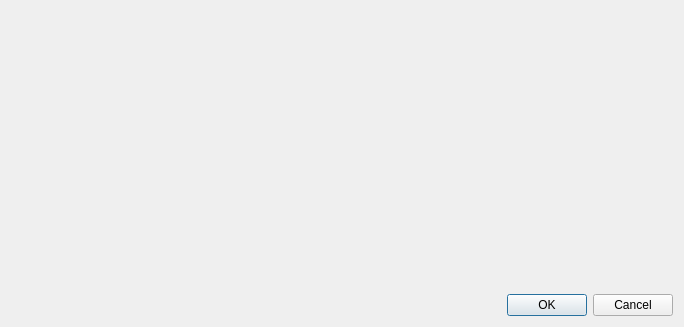
<?xml version="1.0" encoding="UTF-8"?>
<ui version="4.0">
 <class>ChoseAnimalDialog</class>
 <widget class="QDialog" name="ChoseAnimalDialog">
  <property name="geometry">
   <rect>
    <x>0</x>
    <y>0</y>
    <width>684</width>
    <height>327</height>
   </rect>
  </property>
  <property name="windowTitle">
   <string>Dialog</string>
  </property>
  <layout class="QGridLayout" name="gridLayout">
   <item row="1" column="0">
    <widget class="QDialogButtonBox" name="buttonBox">
     <property name="orientation">
      <enum>Qt::Horizontal</enum>
     </property>
     <property name="standardButtons">
      <set>QDialogButtonBox::Cancel|QDialogButtonBox::Ok</set>
     </property>
    </widget>
   </item>
   <item row="0" column="0">
    <widget class="QWidget" name="main_widget" native="true"/>
   </item>
  </layout>
 </widget>
 <resources/>
 <connections>
  <connection>
   <sender>buttonBox</sender>
   <signal>accepted()</signal>
   <receiver>ChoseAnimalDialog</receiver>
   <slot>accept()</slot>
   <hints>
    <hint type="sourcelabel">
     <x>248</x>
     <y>254</y>
    </hint>
    <hint type="destinationlabel">
     <x>157</x>
     <y>274</y>
    </hint>
   </hints>
  </connection>
  <connection>
   <sender>buttonBox</sender>
   <signal>rejected()</signal>
   <receiver>ChoseAnimalDialog</receiver>
   <slot>reject()</slot>
   <hints>
    <hint type="sourcelabel">
     <x>316</x>
     <y>260</y>
    </hint>
    <hint type="destinationlabel">
     <x>286</x>
     <y>274</y>
    </hint>
   </hints>
  </connection>
 </connections>
</ui>
